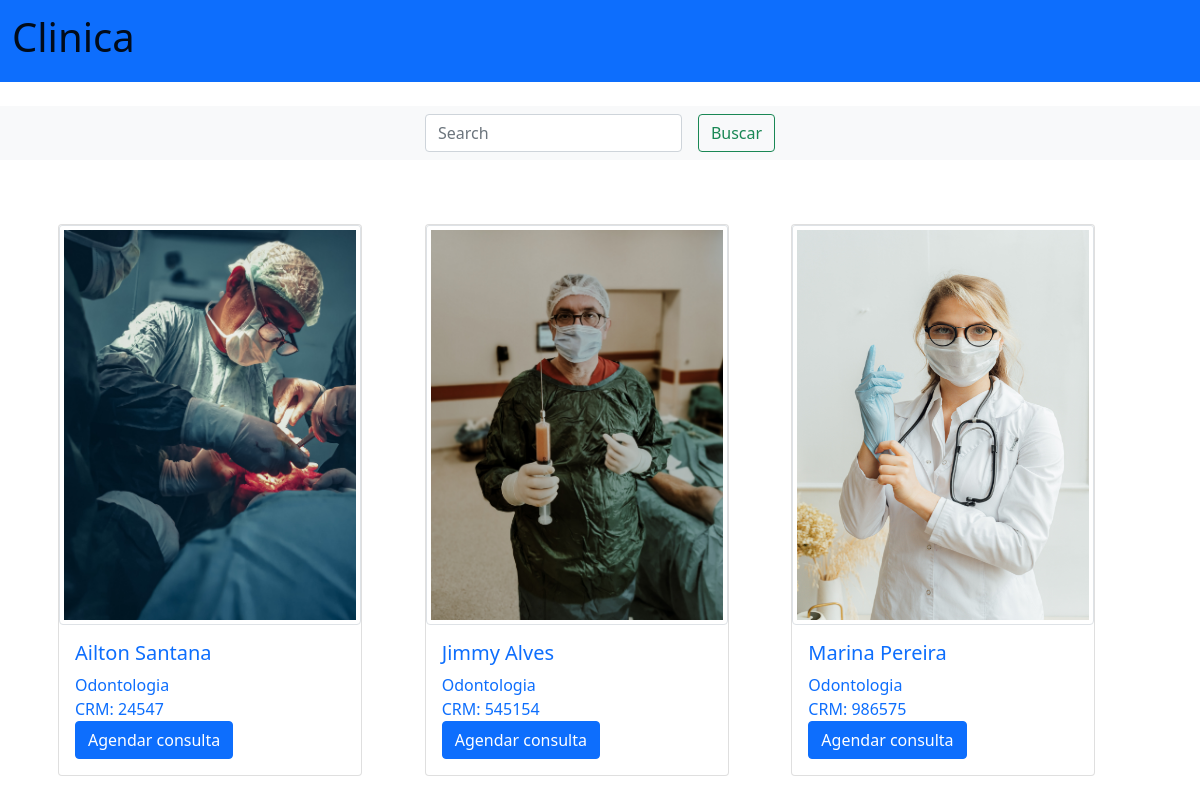
The page /home/especialidade/1/ on the database its author committed.
### consulta/models.py (models this page shows, shortened)
class Medico(models.Model):
    nome_completo = models.CharField(max_length=75)
    idade = models.CharField(max_length=20)
    genero = models.CharField(max_length=20)
    crm = models.CharField(max_length=20)
    endereco = models.CharField(max_length=80)
    cep = models.CharField(max_length=30)
    publicado = models.BooleanField(default=False)
    img = models.ImageField(upload_to='home/covers/%Y/%m/%d/')
    especialidade = models.ForeignKey(
        Categoria, on_delete=models.SET_NULL, null=True
    )
    autor = models.ForeignKey(
        User, on_delete=models.SET_NULL, null=True)

class Categoria(models.Model):
    especialidade = models.CharField(max_length=75)
    def __str__(self) -> str:
        return self.especialidade

### consulta/views.py (the view)
# urls.py: path('home/especialidade/<int:especialidade_id>/',
def especialidade(request, especialidade_id):
    medicos = get_list_or_404(Medico, publicado=True,
                              especialidade__id=especialidade_id)
    return render(request, 'consulta/pages/especialidade.html', context={
        'medicos': medicos
    })

### consulta/templates/consulta/pages/especialidade.html
{% extends 'partials/base.html' %}
  {% block conteudo %}
  {% include 'partials/_search.html' %}
  <div class="container">
    {% include 'partials/_cards.html' %}
  </div>
  {% endblock conteudo %}

### template_global/partials/_cards.html
<div class="container-md mx-auto mt-5">
  <div class="row p-2">
    {% for medico in medicos %}
    <div class="col p-2">
      <div class="card" style="width: 19rem">
        <a href="{% url 'clinica:medico' medico.id%}" class="text-decoration-none">
        <img src="{{medico.img.url}}" class="card-img-top img-thumbnail" style="height: 25rem">
        </a>
        <div class="card-body">
          <a href="{% url 'clinica:medico' medico.id%}" class="text-decoration-none">
            <h5 class="card-title">{{medico.nome_completo}}</h5>
          </a>
          <a href="{% url 'clinica:especialidade' medico.especialidade.id %}" class="text-decoration-none">
            <p class="card-text">{{medico.especialidade}}</p>
          </a>
          <a href="{% url 'clinica:medico' medico.id %}" class="text-decoration-none">
            <p class="card-text">CRM: {{medico.crm}}</p>
          </a>
          <a href="{% url 'clinica:medico' medico.id %}" class="btn btn-primary text-decoration-none">Agendar consulta</a>
        </div>
      </div>
    </div>
    {% empty %}
        <div class="container">
            <h1>Medicos não encontrados🥲</h1>
        </div>
    {% endfor %}
  </div>
</div>

### rows shown on the page
Medico: img (picture), nome_completo "Ailton Santana", especialidade "Odontologia", crm "24547"
Medico: img (picture), nome_completo "Jimmy Alves", especialidade "Odontologia", crm "545154"
Medico: img (picture), nome_completo "Marina Pereira", especialidade "Odontologia", crm "986575"
